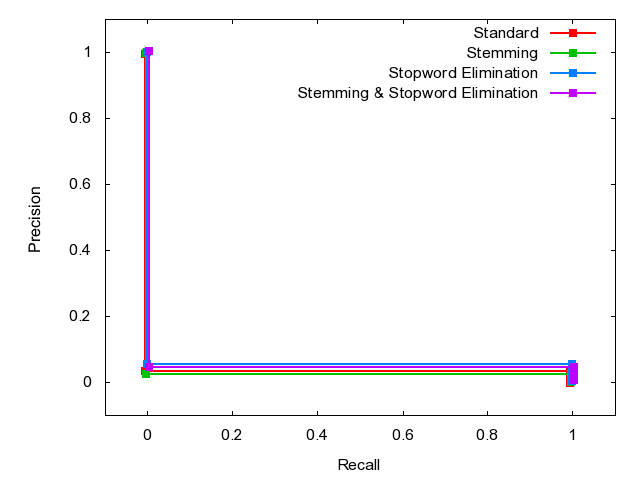

This figure's gnuplot source:

	set terminal png
	set output 'Q24.png'
	set ylabel 'Precision'
	set xlabel 'Recall'
	set xrange [-0.1:1.1]
	set yrange [-0.1:1.1]
	plot 'Q24.dat' index 0 using 1:2 w linespoints lw 2 pt 5 title 'Standard', \
'Q24.dat' index 1 using 1:2 w linespoints lw 2 pt 5 title 'Stemming', \
'Q24.dat' index 2 using 1:2 w linespoints lw 2 pt 5 title 'Stopword Elimination', \
'Q24.dat' index 3 using 1:2 w linespoints lw 2 pt 5 title 'Stemming & Stopword Elimination'
